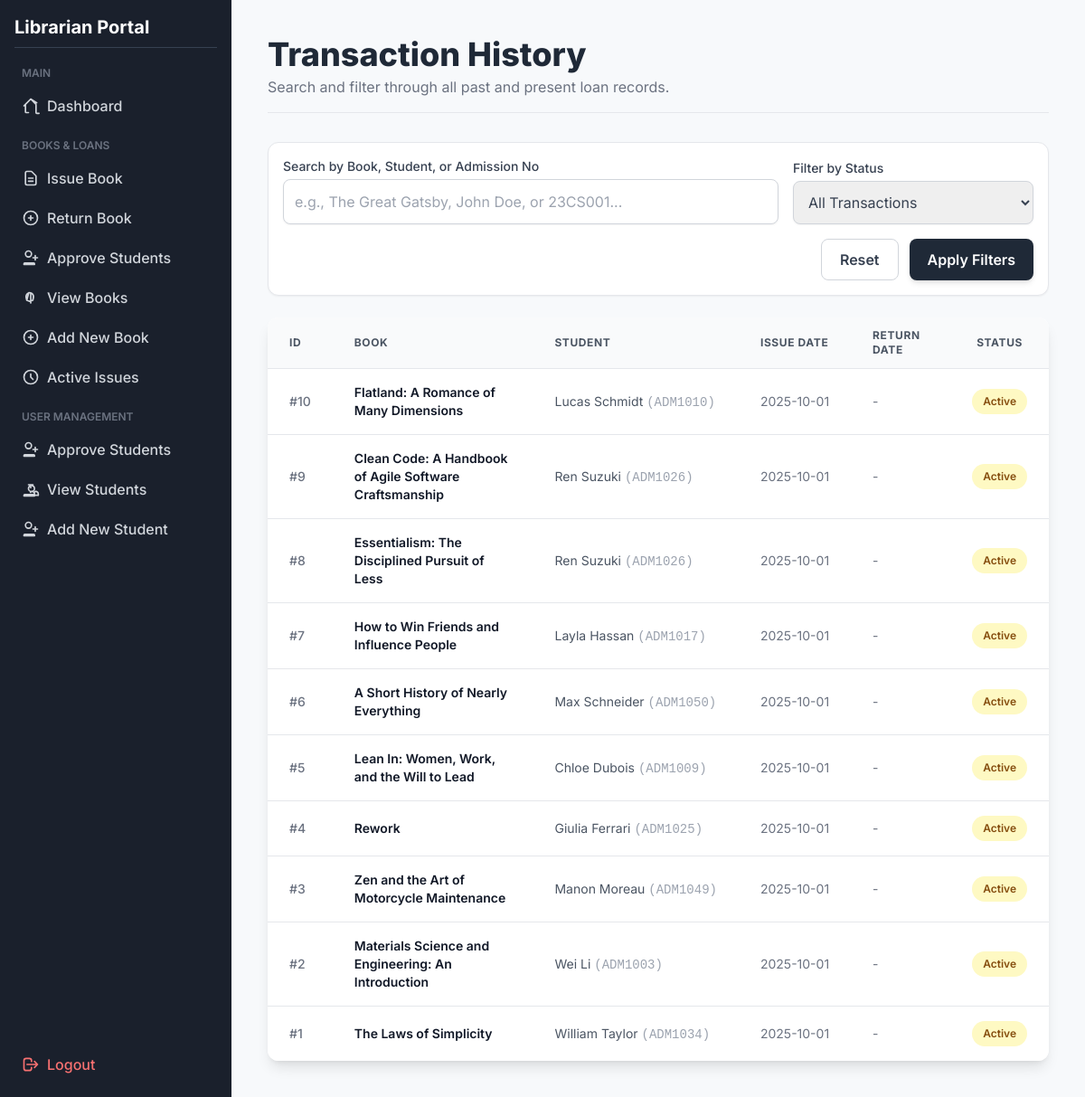
The page /transaction_history (signed in) on the database its author committed.
### tables this page shows
CREATE TABLE transactions (
                            id INTEGER PRIMARY KEY AUTOINCREMENT,
                            book_id INTEGER, 
                            student_id INTEGER, 
                            issue_date TEXT NOT NULL,
                            due_date TEXT NOT NULL,  
                            return_date TEXT,
                            FOREIGN KEY(book_id) REFERENCES books(id) ON DELETE SET NULL,
                            FOREIGN KEY(student_id) REFERENCES students(id) ON DELETE SET NULL
                        );

### app.py (the view)
@app.route("/transaction_history")
@login_required
def transaction_history():
    query = request.args.get('query', '')
    status_filter = request.args.get('status', 'all')
    sql = """
        SELECT t.id,
               COALESCE(b.name, '[DELETED BOOK]') AS book_name,
               COALESCE(s.name, '[DELETED STUDENT]') AS student_name,
               COALESCE(s.admission_no, 'N/A') AS admission_no,
               COALESCE(s.batch, '-') AS batch,
               t.issue_date,
               t.return_date
        FROM transactions t
        LEFT JOIN books b ON t.book_id = b.id
        LEFT JOIN students s ON t.student_id = s.id
    """
    params = []
    conditions = []
    if query:
        search_term = f"%{query}%"
        conditions.append("(b.name LIKE ? OR s.name LIKE ? OR s.admission_no LIKE ?)")
        params.extend([search_term, search_term, search_term])
    if status_filter == 'active':
        conditions.append("t.return_date IS NULL")
    elif status_filter == 'returned':
        conditions.append("t.return_date IS NOT NULL")
    if conditions:
        sql += " WHERE " + " AND ".join(conditions)
    sql += " ORDER BY t.id DESC"
    with get_connection() as conn:
        transactions = conn.execute(sql, tuple(params)).fetchall()
    return render_template("transaction_history.html",
                           transactions=transactions,
                           search_query=query,
                           current_status=status_filter)

### app.py (called while the page is built)
def get_connection():
    return SQLiteContext(DB_NAME)

def login_required(f):
    @wraps(f)
    def decorated_function(*args, **kwargs):
        if not session.get('logged_in'):
            flash('Please log in to access this page.', 'danger')
            return redirect(url_for('login'))
        return f(*args, **kwargs)
    return decorated_function

@app.context_processor
def inject_pending_count():
    with get_connection() as conn:
        try:
            count = conn.execute("SELECT COUNT(id) FROM students_auth WHERE is_approved = 0").fetchone()[0]
            return dict(pending_count=count)
        except:
            return dict(pending_count=0)

    def __enter__(self):
        self.conn = sqlite3.connect(self.db_name)
        self.conn.row_factory = sqlite3.Row
        self.conn.execute('PRAGMA foreign_keys = ON;')
        return self.conn

    def __exit__(self, exc_type, exc_val, exc_tb):
        if exc_type is None and self.conn:
            self.conn.commit()
        if self.conn:
            self.conn.close()
        return False

### templates/transaction_history.html (shortened to what this page needs)
<!DOCTYPE html>
<html lang="en">
<head>
    <script src="https://cdn.tailwindcss.com"></script>
</head>
<body class="min-h-screen">
    <div class="md:flex">
        <div class="sidebar w-full md:w-64 p-4 flex-shrink-0 md:flex md:flex-col md:h-screen md:sticky md:top-0 md:sticky md:top-0">
            <div class="flex-grow">
                <h2 class="text-xl font-bold text-white mb-4 border-b border-gray-700 pb-2">Librarian Portal</h2>
                <nav class="flex flex-col space-y-1">
                    <span class="text-xs uppercase text-gray-500 px-2 pt-1 pb-1 font-semibold block">Main</span>
                    <a href="{{ url_for('index') }}" class="nav-link flex items-center p-2 rounded-lg text-gray-300 font-medium">
                        <svg class="w-5 h-5 mr-2" fill="none" stroke="currentColor" viewBox="0 0 24 24" xmlns="http://www.w3.org/2000/svg"><path stroke-linecap="round" stroke-linejoin="round" stroke-width="2" d="M3 12l2-2m0 0l7-7 7 7M5 10v10a1 1 0 001 1h3m10-10v10a1 1 0 001 1h3m-3-14L12 3l-7 7"></path></svg>
                        Dashboard
                    </a>
                    <span class="text-xs uppercase text-gray-500 px-2 pt-3 pb-1 font-semibold block">Books & Loans</span>
                    <a href="{{ url_for('issue_book') }}" class="nav-link flex items-center p-2 rounded-lg text-gray-300 font-medium">
                        <svg class="w-5 h-5 mr-2" fill="none" stroke="currentColor" viewBox="0 0 24 24" xmlns="http://www.w3.org/2000/svg"><path stroke-linecap="round" stroke-linejoin="round" stroke-width="2" d="M9 12h6m-6 4h6m2 5H7a2 2 0 01-2-2V5a2 2 0 012-2h5.586a1 1 0 01.707.293l5.414 5.414a1 1 0 01.293.707V19a2 2 0 01-2 2z"></path></svg>
                        Issue Book
                    </a>
                    <a href="{{ url_for('return_book') }}" class="nav-link flex items-center p-2 rounded-lg text-gray-300 font-medium">
                        <svg class="w-5 h-5 mr-2" fill="none" stroke="currentColor" viewBox="0 0 24 24" xmlns="http://www.w3.org/2000/svg"><path stroke-linecap="round" stroke-linejoin="round" stroke-width="2" d="M12 9v3m0 0v3m0-3h3m-3 0H9m12 0a9 9 0 11-18 0 9 9 0 0118 0z"></path></svg>
                        Return Book
                    </a>
                    <a href="{{ url_for('approve_students') }}" class="nav-link flex items-center p-2 rounded-lg text-gray-300 font-medium">
                         <svg class="w-5 h-5 mr-2" fill="none" stroke="currentColor" viewBox="0 0 24 24"><path stroke-linecap="round" stroke-linejoin="round" stroke-width="2" d="M18 9v3m0 0v3m0-3h3m-3 0h-3m-2-5a4 4 0 11-8 0 4 4 0 018 0zM3 20a1 1 0 011-1h12a1 1 0 011 1v1h-14v-1z"></path></svg>
                        <span>Approve Students</span>
                    </a>
                    <a href="{{ url_for('view_books') }}" class="nav-link flex items-center p-2 rounded-lg text-gray-300 font-medium">
                        View Books
                    </a>
                    <a href="{{ url_for('add_book') }}" class="nav-link flex items-center p-2 rounded-lg text-gray-300 font-medium">
                        <svg class="w-5 h-5 mr-2" fill="none" stroke="currentColor" viewBox="0 0 24 24" xmlns="http://www.w3.org/2000/svg"><path stroke-linecap="round" stroke-linejoin="round" stroke-width="2" d="M12 9v3m0 0v3m0-3h3m-3 0H9m12 0a9 9 0 11-18 0 9 9 0 0118 0z"></path></svg>
                        Add New Book
                    </a>
                    <a href="{{ url_for('active_issues') }}" class="nav-link flex items-center p-2 rounded-lg text-gray-300 font-medium">
                        <svg class="w-5 h-5 mr-2" fill="none" stroke="currentColor" viewBox="0 0 24 24" xmlns="http://www.w3.org/2000/svg"><path stroke-linecap="round" stroke-linejoin="round" stroke-width="2" d="M12 8v4l3 3m6-3a9 9 0 11-18 0 9 9 0 0118 0z"></path></svg>
                        Active Issues
                    </a>
                    <span class="text-xs uppercase text-gray-500 px-2 pt-3 pb-1 font-semibold block">User Management</span>
                    <a href="{{ url_for('approve_students') }}" class="nav-link flex items-center p-2 rounded-lg text-gray-300 font-medium">
                         <svg class="w-5 h-5 mr-2" fill="none" stroke="currentColor" viewBox="0 0 24 24" xmlns="http://www.w3.org/2000/svg"><path stroke-linecap="round" stroke-linejoin="round" stroke-width="2" d="M18 9v3m0 0v3m0-3h3m-3 0h-3m-2-5a4 4 0 11-8 0 4 4 0 018 0zM3 20a1 1 0 011-1h12a1 1 0 011 1v1h-14v-1z"></path></svg>
                        Approve Students
                    </a>
                    <a href="{{ url_for('view_students') }}" class="nav-link flex items-center p-2 rounded-lg text-gray-300 font-medium">
                        View Students
                    </a>
                    <a href="{{ url_for('add_student') }}" class="nav-link flex items-center p-2 rounded-lg text-gray-300 font-medium">
                        <svg class="w-5 h-5 mr-2" fill="none" stroke="currentColor" viewBox="0 0 24 24"><path stroke-linecap="round" stroke-linejoin="round" stroke-width="2" d="M18 9v3m0 0v3m0-3h3m-3 0h-3m-2-5a4 4 0 11-8 0 4 4 0 018 0zM3 20a1 1 0 011-1h12a1 1 0 011 1v1h-14v-1z"></path></svg>
                        Add New Student
                    </a>
                </nav>
            </div>
            <div class="flex-shrink-0 mt-2">
                <a href="{{ url_for('logout') }}" class="nav-link flex items-center p-2 rounded-lg text-red-400 font-medium">
                    <svg class="w-5 h-5 mr-2" fill="none" stroke="currentColor" viewBox="0 0 24 24" xmlns="http://www.w3.org/2000/svg"><path stroke-linecap="round" stroke-linejoin="round" stroke-width="2" d="M17 16l4-4m0 0l-4-4m4 4H7m6 4v1a3 3 0 01-3 3H6a3 3 0 01-3-3V7a3 3 0 013-3h4a3 3 0 013 3v1"></path></svg>
                    Logout
                </a>
            </div>
        </div>
        <main class="flex-grow p-10">
            <header class="mb-8 pb-4 border-b border-gray-200">
                <h1 class="text-4xl font-extrabold text-gray-800">Transaction History</h1>
                <p class="text-gray-500 mt-1">Search and filter through all past and present loan records.</p>
            </header>
            <div class="mb-6 bg-white p-4 rounded-xl shadow-sm border border-gray-200">
                <form method="GET" action="{{ url_for('transaction_history') }}" class="grid grid-cols-1 md:grid-cols-3 gap-4 items-end">
                    <div class="md:col-span-2">
                        <label for="query" class="block text-sm font-medium text-gray-700 mb-1">Search by Book, Student, or Admission No</label>
                        <input type="text" name="query" id="query" value="{{ search_query or '' }}" class="w-full p-3 border border-gray-300 rounded-lg focus:ring-blue-500 focus:border-blue-500 text-gray-700 shadow-sm" placeholder="e.g., The Great Gatsby, John Doe, or 23CS001...">
                    </div>
                    <div>
                        <label for="status" class="block text-sm font-medium text-gray-700 mb-1">Filter by Status</label>
                        <select name="status" id="status" class="w-full p-3 border border-gray-300 rounded-lg focus:ring-blue-500 focus:border-blue-500 text-gray-700 shadow-sm">
                            <option value="all" {% if current_status == 'all' %}selected{% endif %}>All Transactions</option>
                        </select>
                    </div>
                    <div class="md:col-span-3 flex justify-end gap-3">
                         <a href="{{ url_for('transaction_history') }}" class="px-5 py-2.5 border border-gray-300 text-gray-700 font-semibold rounded-lg hover:bg-gray-50 transition duration-150">Reset</a>
                        <button type="submit" class="px-5 py-2.5 bg-gray-800 text-white font-semibold rounded-lg shadow-md hover:bg-gray-900 transition duration-150">Apply Filters</button>
                    </div>
                </form>
            </div>
            <div class="overflow-x-auto bg-white rounded-xl shadow-lg">
                <table class="min-w-full divide-y divide-gray-200">
                    <thead class="bg-gray-50">
                        <tr>
                            <th class="px-6 py-3 text-left text-xs font-bold text-gray-600 uppercase tracking-wider">ID</th>
                            <th class="px-6 py-3 text-left text-xs font-bold text-gray-600 uppercase tracking-wider">Book</th>
                            <th class="px-6 py-3 text-left text-xs font-bold text-gray-600 uppercase tracking-wider">Student</th>
                            <th class="px-6 py-3 text-left text-xs font-bold text-gray-600 uppercase tracking-wider">Issue Date</th>
                            <th class="px-6 py-3 text-left text-xs font-bold text-gray-600 uppercase tracking-wider">Return Date</th>
                            <th class="px-6 py-3 text-center text-xs font-bold text-gray-600 uppercase tracking-wider">Status</th>
                        </tr>
                    </thead>
                    <tbody class="bg-white divide-y divide-gray-200">
                        {% if transactions %}
                            {% for t in transactions %}
                            <tr class="hover:bg-gray-50 transition duration-150">
                                <td class="px-6 py-4 whitespace-nowrap text-sm font-medium text-gray-500">#{{ t.id }}</td>
                                <td class="px-6 py-4 text-sm font-semibold text-gray-900">{{ t.book_name }}</td>
                                <td class="px-6 py-4 whitespace-nowrap text-sm text-gray-600">{{ t.student_name }} <span class="font-mono text-gray-400">({{ t.admission_no }})</span></td>
                                <td class="px-6 py-4 whitespace-nowrap text-sm text-gray-500">{{ t.issue_date }}</td>
                                <td class="px-6 py-4 whitespace-nowrap text-sm text-gray-500">{{ t.return_date or '-' }}</td>
                                <td class="px-6 py-4 whitespace-nowrap text-center">
                                    {% if t.return_date %}
                                        <span class="px-3 py-1 inline-flex text-xs leading-5 font-semibold rounded-full bg-green-100 text-green-800">Returned</span>
                                    {% else %}
                                        <span class="px-3 py-1 inline-flex text-xs leading-5 font-semibold rounded-full bg-yellow-100 text-yellow-800">Active</span>
                                    {% endif %}
                                </td>
                            </tr>
                            {% endfor %}
                        {% endif %}
                    </tbody>
                </table>
            </div>
        </main>
    </div>
</body>
</html>

### templates/transaction_history.html (style rules this page uses)
body { font-family: 'Inter', sans-serif; background-color: #f7f9fb; }
.sidebar { background-color: #1a202c; }
.nav-link { transition: background-color 0.2s, color 0.2s; }

### rows shown on the page
transactions: id "10", book_name "Flatland: A Romance of Many Dimensions", student_name "Lucas Schmidt", admission_no "ADM1010", issue_date "2025-10-01", return_date "-"
transactions: id "9", book_name "Clean Code: A Handbook of Agile Software Craftsmanship", student_name "Ren Suzuki", admission_no "ADM1026", issue_date "2025-10-01", return_date "-"
transactions: id "8", book_name "Essentialism: The Disciplined Pursuit of Less", student_name "Ren Suzuki", admission_no "ADM1026", issue_date "2025-10-01", return_date "-"
transactions: id "7", book_name "How to Win Friends and Influence People", student_name "Layla Hassan", admission_no "ADM1017", issue_date "2025-10-01", return_date "-"
transactions: id "6", book_name "A Short History of Nearly Everything", student_name "Max Schneider", admission_no "ADM1050", issue_date "2025-10-01", return_date "-"
transactions: id "5", book_name "Lean In: Women, Work, and the Will to Lead", student_name "Chloe Dubois", admission_no "ADM1009", issue_date "2025-10-01", return_date "-"
transactions: id "4", book_name "Rework", student_name "Giulia Ferrari", admission_no "ADM1025", issue_date "2025-10-01", return_date "-"
transactions: id "3", book_name "Zen and the Art of Motorcycle Maintenance", student_name "Manon Moreau", admission_no "ADM1049", issue_date "2025-10-01", return_date "-"
transactions: id "2", book_name "Materials Science and Engineering: An Introduction", student_name "Wei Li", admission_no "ADM1003", issue_date "2025-10-01", return_date "-"
transactions: id "1", book_name "The Laws of Simplicity", student_name "William Taylor", admission_no "ADM1034", issue_date "2025-10-01", return_date "-"
